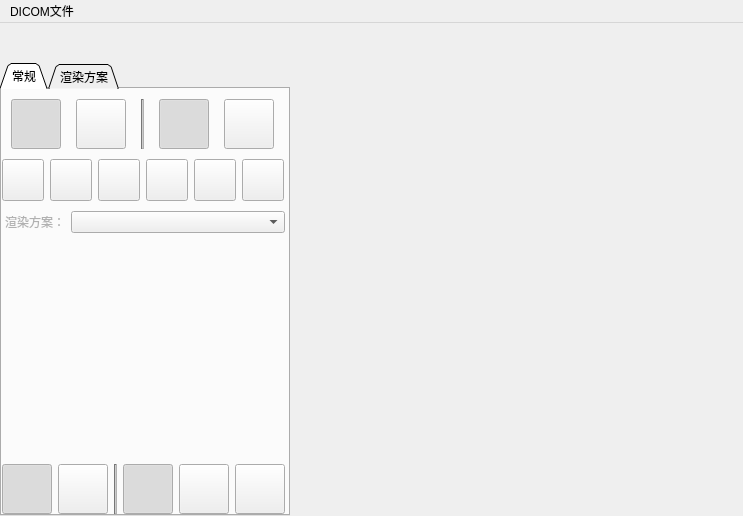
<?xml version="1.0" encoding="UTF-8"?>
<ui version="4.0">
 <class>VisionPacs_3D</class>
 <widget class="QMainWindow" name="VisionPacs_3D">
  <property name="geometry">
   <rect>
    <x>0</x>
    <y>0</y>
    <width>743</width>
    <height>516</height>
   </rect>
  </property>
  <property name="windowTitle">
   <string>VisionPacs_3D</string>
  </property>
  <property name="styleSheet">
   <string notr="true"/>
  </property>
  <widget class="QWidget" name="MainWidget">
   <property name="layoutDirection">
    <enum>Qt::LeftToRight</enum>
   </property>
   <property name="styleSheet">
    <string notr="true"/>
   </property>
   <layout class="QGridLayout" name="gridLayout">
    <property name="leftMargin">
     <number>0</number>
    </property>
    <property name="topMargin">
     <number>0</number>
    </property>
    <property name="rightMargin">
     <number>0</number>
    </property>
    <property name="bottomMargin">
     <number>0</number>
    </property>
    <property name="spacing">
     <number>0</number>
    </property>
    <item row="0" column="1" rowspan="2">
     <widget class="WorkZone" name="Workzone" native="true">
      <property name="styleSheet">
       <string notr="true"/>
      </property>
     </widget>
    </item>
    <item row="0" column="0">
     <widget class="QWidget" name="MainBar" native="true">
      <property name="minimumSize">
       <size>
        <width>0</width>
        <height>40</height>
       </size>
      </property>
      <property name="maximumSize">
       <size>
        <width>16777215</width>
        <height>16777215</height>
       </size>
      </property>
      <property name="contextMenuPolicy">
       <enum>Qt::DefaultContextMenu</enum>
      </property>
      <property name="styleSheet">
       <string notr="true"/>
      </property>
     </widget>
    </item>
    <item row="1" column="0">
     <widget class="QTabWidget" name="OperateTab">
      <property name="sizePolicy">
       <sizepolicy hsizetype="Fixed" vsizetype="Expanding">
        <horstretch>0</horstretch>
        <verstretch>0</verstretch>
       </sizepolicy>
      </property>
      <property name="minimumSize">
       <size>
        <width>290</width>
        <height>0</height>
       </size>
      </property>
      <property name="maximumSize">
       <size>
        <width>290</width>
        <height>16777215</height>
       </size>
      </property>
      <property name="autoFillBackground">
       <bool>false</bool>
      </property>
      <property name="styleSheet">
       <string notr="true"/>
      </property>
      <property name="tabShape">
       <enum>QTabWidget::Triangular</enum>
      </property>
      <property name="currentIndex">
       <number>0</number>
      </property>
      <property name="iconSize">
       <size>
        <width>16</width>
        <height>16</height>
       </size>
      </property>
      <property name="elideMode">
       <enum>Qt::ElideNone</enum>
      </property>
      <property name="documentMode">
       <bool>false</bool>
      </property>
      <property name="tabsClosable">
       <bool>false</bool>
      </property>
      <property name="movable">
       <bool>false</bool>
      </property>
      <property name="tabBarAutoHide">
       <bool>false</bool>
      </property>
      <widget class="QWidget" name="Viewer">
       <property name="styleSheet">
        <string notr="true"/>
       </property>
       <attribute name="title">
        <string>常规</string>
       </attribute>
       <layout class="QVBoxLayout" name="verticalLayout_2">
        <property name="leftMargin">
         <number>0</number>
        </property>
        <property name="topMargin">
         <number>0</number>
        </property>
        <property name="rightMargin">
         <number>0</number>
        </property>
        <property name="bottomMargin">
         <number>0</number>
        </property>
        <item>
         <layout class="QVBoxLayout" name="verticalLayout">
          <property name="spacing">
           <number>10</number>
          </property>
          <property name="topMargin">
           <number>10</number>
          </property>
          <item>
           <layout class="QHBoxLayout" name="horizontalLayout">
            <item>
             <widget class="QPushButton" name="VR_location">
              <property name="sizePolicy">
               <sizepolicy hsizetype="Fixed" vsizetype="Fixed">
                <horstretch>0</horstretch>
                <verstretch>0</verstretch>
               </sizepolicy>
              </property>
              <property name="minimumSize">
               <size>
                <width>50</width>
                <height>50</height>
               </size>
              </property>
              <property name="maximumSize">
               <size>
                <width>50</width>
                <height>50</height>
               </size>
              </property>
              <property name="toolTip">
               <string>定位</string>
              </property>
              <property name="text">
               <string/>
              </property>
              <property name="icon">
               <iconset>
                <normaloff>Image/appbar.cursor.default.png</normaloff>Image/appbar.cursor.default.png</iconset>
              </property>
              <property name="iconSize">
               <size>
                <width>60</width>
                <height>60</height>
               </size>
              </property>
              <property name="checkable">
               <bool>true</bool>
              </property>
              <property name="checked">
               <bool>true</bool>
              </property>
              <property name="autoExclusive">
               <bool>false</bool>
              </property>
              <property name="ToolButton" stdset="0">
               <bool>true</bool>
              </property>
             </widget>
            </item>
            <item>
             <widget class="QPushButton" name="VR_rotate">
              <property name="sizePolicy">
               <sizepolicy hsizetype="Fixed" vsizetype="Fixed">
                <horstretch>0</horstretch>
                <verstretch>0</verstretch>
               </sizepolicy>
              </property>
              <property name="minimumSize">
               <size>
                <width>50</width>
                <height>50</height>
               </size>
              </property>
              <property name="maximumSize">
               <size>
                <width>50</width>
                <height>50</height>
               </size>
              </property>
              <property name="toolTip">
               <string>旋转</string>
              </property>
              <property name="text">
               <string/>
              </property>
              <property name="icon">
               <iconset>
                <normaloff>Image/appbar.transform.rotate.clockwise.png</normaloff>Image/appbar.transform.rotate.clockwise.png</iconset>
              </property>
              <property name="iconSize">
               <size>
                <width>60</width>
                <height>60</height>
               </size>
              </property>
              <property name="checkable">
               <bool>true</bool>
              </property>
              <property name="autoExclusive">
               <bool>false</bool>
              </property>
              <property name="ToolButton" stdset="0">
               <bool>true</bool>
              </property>
             </widget>
            </item>
            <item>
             <widget class="Line" name="VR_line">
              <property name="styleSheet">
               <string notr="true">background-color: rgb(177, 177, 177);</string>
              </property>
              <property name="frameShadow">
               <enum>QFrame::Sunken</enum>
              </property>
              <property name="orientation">
               <enum>Qt::Vertical</enum>
              </property>
             </widget>
            </item>
            <item>
             <widget class="QPushButton" name="VR_zoom">
              <property name="sizePolicy">
               <sizepolicy hsizetype="Fixed" vsizetype="Fixed">
                <horstretch>0</horstretch>
                <verstretch>0</verstretch>
               </sizepolicy>
              </property>
              <property name="minimumSize">
               <size>
                <width>50</width>
                <height>50</height>
               </size>
              </property>
              <property name="maximumSize">
               <size>
                <width>50</width>
                <height>50</height>
               </size>
              </property>
              <property name="toolTip">
               <string>放大</string>
              </property>
              <property name="text">
               <string/>
              </property>
              <property name="icon">
               <iconset>
                <normaloff>Image/appbar.magnify.png</normaloff>Image/appbar.magnify.png</iconset>
              </property>
              <property name="iconSize">
               <size>
                <width>60</width>
                <height>60</height>
               </size>
              </property>
              <property name="checkable">
               <bool>true</bool>
              </property>
              <property name="checked">
               <bool>true</bool>
              </property>
              <property name="autoExclusive">
               <bool>false</bool>
              </property>
              <property name="ToolButton" stdset="0">
               <bool>true</bool>
              </property>
             </widget>
            </item>
            <item>
             <widget class="QPushButton" name="VR_pan">
              <property name="sizePolicy">
               <sizepolicy hsizetype="Fixed" vsizetype="Fixed">
                <horstretch>0</horstretch>
                <verstretch>0</verstretch>
               </sizepolicy>
              </property>
              <property name="minimumSize">
               <size>
                <width>50</width>
                <height>50</height>
               </size>
              </property>
              <property name="maximumSize">
               <size>
                <width>50</width>
                <height>50</height>
               </size>
              </property>
              <property name="toolTip">
               <string>移动</string>
              </property>
              <property name="text">
               <string/>
              </property>
              <property name="icon">
               <iconset>
                <normaloff>Image/appbar.cursor.move.png</normaloff>Image/appbar.cursor.move.png</iconset>
              </property>
              <property name="iconSize">
               <size>
                <width>60</width>
                <height>60</height>
               </size>
              </property>
              <property name="checkable">
               <bool>true</bool>
              </property>
              <property name="autoExclusive">
               <bool>false</bool>
              </property>
              <property name="ToolButton" stdset="0">
               <bool>true</bool>
              </property>
             </widget>
            </item>
           </layout>
          </item>
          <item>
           <layout class="QHBoxLayout" name="VROrientionHLayout">
            <item>
             <widget class="QPushButton" name="Orientation_S">
              <property name="minimumSize">
               <size>
                <width>42</width>
                <height>42</height>
               </size>
              </property>
              <property name="maximumSize">
               <size>
                <width>42</width>
                <height>42</height>
               </size>
              </property>
              <property name="text">
               <string/>
              </property>
              <property name="icon">
               <iconset>
                <normaloff>Image/100.png</normaloff>Image/100.png</iconset>
              </property>
              <property name="iconSize">
               <size>
                <width>40</width>
                <height>40</height>
               </size>
              </property>
              <property name="ToolButton" stdset="0">
               <bool>true</bool>
              </property>
             </widget>
            </item>
            <item>
             <widget class="QPushButton" name="Orientation_I">
              <property name="minimumSize">
               <size>
                <width>42</width>
                <height>42</height>
               </size>
              </property>
              <property name="maximumSize">
               <size>
                <width>42</width>
                <height>42</height>
               </size>
              </property>
              <property name="text">
               <string/>
              </property>
              <property name="icon">
               <iconset>
                <normaloff>Image/101.png</normaloff>Image/101.png</iconset>
              </property>
              <property name="iconSize">
               <size>
                <width>40</width>
                <height>40</height>
               </size>
              </property>
              <property name="ToolButton" stdset="0">
               <bool>true</bool>
              </property>
             </widget>
            </item>
            <item>
             <widget class="QPushButton" name="Orientation_A">
              <property name="minimumSize">
               <size>
                <width>42</width>
                <height>42</height>
               </size>
              </property>
              <property name="maximumSize">
               <size>
                <width>42</width>
                <height>42</height>
               </size>
              </property>
              <property name="text">
               <string/>
              </property>
              <property name="icon">
               <iconset>
                <normaloff>Image/102.png</normaloff>Image/102.png</iconset>
              </property>
              <property name="iconSize">
               <size>
                <width>60</width>
                <height>60</height>
               </size>
              </property>
              <property name="ToolButton" stdset="0">
               <bool>true</bool>
              </property>
             </widget>
            </item>
            <item>
             <widget class="QPushButton" name="Orientation_P">
              <property name="minimumSize">
               <size>
                <width>42</width>
                <height>42</height>
               </size>
              </property>
              <property name="maximumSize">
               <size>
                <width>42</width>
                <height>42</height>
               </size>
              </property>
              <property name="text">
               <string/>
              </property>
              <property name="icon">
               <iconset>
                <normaloff>Image/103.png</normaloff>Image/103.png</iconset>
              </property>
              <property name="iconSize">
               <size>
                <width>40</width>
                <height>40</height>
               </size>
              </property>
              <property name="ToolButton" stdset="0">
               <bool>true</bool>
              </property>
             </widget>
            </item>
            <item>
             <widget class="QPushButton" name="Orientation_L">
              <property name="minimumSize">
               <size>
                <width>42</width>
                <height>42</height>
               </size>
              </property>
              <property name="maximumSize">
               <size>
                <width>42</width>
                <height>42</height>
               </size>
              </property>
              <property name="text">
               <string/>
              </property>
              <property name="icon">
               <iconset>
                <normaloff>Image/104.png</normaloff>Image/104.png</iconset>
              </property>
              <property name="iconSize">
               <size>
                <width>40</width>
                <height>40</height>
               </size>
              </property>
              <property name="ToolButton" stdset="0">
               <bool>true</bool>
              </property>
             </widget>
            </item>
            <item>
             <widget class="QPushButton" name="Orientation_R">
              <property name="minimumSize">
               <size>
                <width>42</width>
                <height>42</height>
               </size>
              </property>
              <property name="maximumSize">
               <size>
                <width>42</width>
                <height>42</height>
               </size>
              </property>
              <property name="text">
               <string/>
              </property>
              <property name="icon">
               <iconset>
                <normaloff>Image/105.png</normaloff>Image/105.png</iconset>
              </property>
              <property name="iconSize">
               <size>
                <width>40</width>
                <height>40</height>
               </size>
              </property>
              <property name="ToolButton" stdset="0">
               <bool>true</bool>
              </property>
             </widget>
            </item>
           </layout>
          </item>
          <item>
           <layout class="QHBoxLayout" name="VRModeHLayout" stretch="2,8">
            <property name="leftMargin">
             <number>3</number>
            </property>
            <property name="rightMargin">
             <number>3</number>
            </property>
            <item>
             <widget class="QLabel" name="VRMode">
              <property name="styleSheet">
               <string notr="true">color: rgb(177, 177, 177);</string>
              </property>
              <property name="text">
               <string>渲染方案：</string>
              </property>
             </widget>
            </item>
            <item>
             <widget class="QComboBox" name="VRModeCBox">
              <property name="Type" stdset="0">
               <string>VRmode</string>
              </property>
             </widget>
            </item>
           </layout>
          </item>
         </layout>
        </item>
        <item>
         <spacer name="verticalSpacer">
          <property name="orientation">
           <enum>Qt::Vertical</enum>
          </property>
          <property name="sizeType">
           <enum>QSizePolicy::Expanding</enum>
          </property>
          <property name="sizeHint" stdset="0">
           <size>
            <width>20</width>
            <height>40</height>
           </size>
          </property>
         </spacer>
        </item>
        <item>
         <layout class="QHBoxLayout" name="ImgOperateHLayout">
          <item>
           <widget class="QPushButton" name="Img_location">
            <property name="sizePolicy">
             <sizepolicy hsizetype="Fixed" vsizetype="Fixed">
              <horstretch>0</horstretch>
              <verstretch>0</verstretch>
             </sizepolicy>
            </property>
            <property name="minimumSize">
             <size>
              <width>50</width>
              <height>50</height>
             </size>
            </property>
            <property name="maximumSize">
             <size>
              <width>50</width>
              <height>50</height>
             </size>
            </property>
            <property name="text">
             <string/>
            </property>
            <property name="icon">
             <iconset>
              <normaloff>Image/appbar.cursor.default.png</normaloff>Image/appbar.cursor.default.png</iconset>
            </property>
            <property name="iconSize">
             <size>
              <width>60</width>
              <height>60</height>
             </size>
            </property>
            <property name="checkable">
             <bool>true</bool>
            </property>
            <property name="checked">
             <bool>true</bool>
            </property>
            <property name="ToolButton" stdset="0">
             <bool>true</bool>
            </property>
           </widget>
          </item>
          <item>
           <widget class="QPushButton" name="Img_browser">
            <property name="sizePolicy">
             <sizepolicy hsizetype="Fixed" vsizetype="Fixed">
              <horstretch>0</horstretch>
              <verstretch>0</verstretch>
             </sizepolicy>
            </property>
            <property name="minimumSize">
             <size>
              <width>50</width>
              <height>50</height>
             </size>
            </property>
            <property name="maximumSize">
             <size>
              <width>50</width>
              <height>50</height>
             </size>
            </property>
            <property name="text">
             <string/>
            </property>
            <property name="icon">
             <iconset>
              <normaloff>Image/appbar.layer.png</normaloff>Image/appbar.layer.png</iconset>
            </property>
            <property name="iconSize">
             <size>
              <width>60</width>
              <height>60</height>
             </size>
            </property>
            <property name="checkable">
             <bool>true</bool>
            </property>
            <property name="ToolButton" stdset="0">
             <bool>true</bool>
            </property>
           </widget>
          </item>
          <item>
           <widget class="Line" name="Img_line">
            <property name="styleSheet">
             <string notr="true">background-color: rgb(177, 177, 177);</string>
            </property>
            <property name="frameShadow">
             <enum>QFrame::Sunken</enum>
            </property>
            <property name="orientation">
             <enum>Qt::Vertical</enum>
            </property>
           </widget>
          </item>
          <item>
           <widget class="QPushButton" name="Img_wl">
            <property name="sizePolicy">
             <sizepolicy hsizetype="Fixed" vsizetype="Fixed">
              <horstretch>0</horstretch>
              <verstretch>0</verstretch>
             </sizepolicy>
            </property>
            <property name="minimumSize">
             <size>
              <width>50</width>
              <height>50</height>
             </size>
            </property>
            <property name="maximumSize">
             <size>
              <width>50</width>
              <height>50</height>
             </size>
            </property>
            <property name="text">
             <string/>
            </property>
            <property name="icon">
             <iconset>
              <normaloff>Image/appbar.contrast.png</normaloff>Image/appbar.contrast.png</iconset>
            </property>
            <property name="iconSize">
             <size>
              <width>60</width>
              <height>60</height>
             </size>
            </property>
            <property name="checkable">
             <bool>true</bool>
            </property>
            <property name="checked">
             <bool>true</bool>
            </property>
            <property name="ToolButton" stdset="0">
             <bool>true</bool>
            </property>
           </widget>
          </item>
          <item>
           <widget class="QPushButton" name="Img_zoom">
            <property name="sizePolicy">
             <sizepolicy hsizetype="Fixed" vsizetype="Fixed">
              <horstretch>0</horstretch>
              <verstretch>0</verstretch>
             </sizepolicy>
            </property>
            <property name="minimumSize">
             <size>
              <width>50</width>
              <height>50</height>
             </size>
            </property>
            <property name="maximumSize">
             <size>
              <width>50</width>
              <height>50</height>
             </size>
            </property>
            <property name="text">
             <string/>
            </property>
            <property name="icon">
             <iconset>
              <normaloff>Image/appbar.magnify.png</normaloff>Image/appbar.magnify.png</iconset>
            </property>
            <property name="iconSize">
             <size>
              <width>60</width>
              <height>60</height>
             </size>
            </property>
            <property name="checkable">
             <bool>true</bool>
            </property>
            <property name="ToolButton" stdset="0">
             <bool>true</bool>
            </property>
           </widget>
          </item>
          <item>
           <widget class="QPushButton" name="Img_pan">
            <property name="sizePolicy">
             <sizepolicy hsizetype="Fixed" vsizetype="Fixed">
              <horstretch>0</horstretch>
              <verstretch>0</verstretch>
             </sizepolicy>
            </property>
            <property name="minimumSize">
             <size>
              <width>50</width>
              <height>50</height>
             </size>
            </property>
            <property name="maximumSize">
             <size>
              <width>50</width>
              <height>50</height>
             </size>
            </property>
            <property name="text">
             <string/>
            </property>
            <property name="icon">
             <iconset>
              <normaloff>Image/appbar.cursor.move.png</normaloff>Image/appbar.cursor.move.png</iconset>
            </property>
            <property name="iconSize">
             <size>
              <width>60</width>
              <height>60</height>
             </size>
            </property>
            <property name="checkable">
             <bool>true</bool>
            </property>
            <property name="ToolButton" stdset="0">
             <bool>true</bool>
            </property>
           </widget>
          </item>
         </layout>
        </item>
       </layout>
      </widget>
      <widget class="QWidget" name="RenderWidget">
       <attribute name="title">
        <string>渲染方案</string>
       </attribute>
       <layout class="QHBoxLayout" name="RenderWHLayout">
        <item>
         <layout class="QVBoxLayout" name="RenderVLayout"/>
        </item>
       </layout>
      </widget>
     </widget>
    </item>
   </layout>
  </widget>
  <widget class="QMenuBar" name="menuBar">
   <property name="geometry">
    <rect>
     <x>0</x>
     <y>0</y>
     <width>743</width>
     <height>23</height>
    </rect>
   </property>
   <widget class="QMenu" name="menuDICOM">
    <property name="title">
     <string>DICOM文件</string>
    </property>
    <addaction name="actionOpen_File"/>
    <addaction name="separator"/>
    <addaction name="actionTest"/>
   </widget>
   <addaction name="menuDICOM"/>
  </widget>
  <action name="actionOpen_File">
   <property name="text">
    <string>Open File</string>
   </property>
  </action>
  <action name="actionTest">
   <property name="text">
    <string>测试</string>
   </property>
  </action>
 </widget>
 <layoutdefault spacing="6" margin="11"/>
 <customwidgets>
  <customwidget>
   <class>WorkZone</class>
   <extends>QWidget</extends>
   <header>WorkZone.h</header>
   <container>1</container>
   <slots>
    <slot>Btn_VrOrientationClick()</slot>
    <slot>CB_VrModeChanged(QString)</slot>
   </slots>
  </customwidget>
 </customwidgets>
 <resources/>
 <connections>
  <connection>
   <sender>Orientation_S</sender>
   <signal>clicked()</signal>
   <receiver>Workzone</receiver>
   <slot>Btn_VrOrientationClick()</slot>
   <hints>
    <hint type="sourcelabel">
     <x>34</x>
     <y>179</y>
    </hint>
    <hint type="destinationlabel">
     <x>347</x>
     <y>244</y>
    </hint>
   </hints>
  </connection>
  <connection>
   <sender>Orientation_I</sender>
   <signal>clicked()</signal>
   <receiver>Workzone</receiver>
   <slot>Btn_VrOrientationClick()</slot>
   <hints>
    <hint type="sourcelabel">
     <x>93</x>
     <y>179</y>
    </hint>
    <hint type="destinationlabel">
     <x>309</x>
     <y>225</y>
    </hint>
   </hints>
  </connection>
  <connection>
   <sender>Orientation_A</sender>
   <signal>clicked()</signal>
   <receiver>Workzone</receiver>
   <slot>Btn_VrOrientationClick()</slot>
   <hints>
    <hint type="sourcelabel">
     <x>141</x>
     <y>179</y>
    </hint>
    <hint type="destinationlabel">
     <x>323</x>
     <y>217</y>
    </hint>
   </hints>
  </connection>
  <connection>
   <sender>Orientation_P</sender>
   <signal>clicked()</signal>
   <receiver>Workzone</receiver>
   <slot>Btn_VrOrientationClick()</slot>
   <hints>
    <hint type="sourcelabel">
     <x>189</x>
     <y>179</y>
    </hint>
    <hint type="destinationlabel">
     <x>422</x>
     <y>211</y>
    </hint>
   </hints>
  </connection>
  <connection>
   <sender>Orientation_L</sender>
   <signal>clicked()</signal>
   <receiver>Workzone</receiver>
   <slot>Btn_VrOrientationClick()</slot>
   <hints>
    <hint type="sourcelabel">
     <x>237</x>
     <y>179</y>
    </hint>
    <hint type="destinationlabel">
     <x>428</x>
     <y>251</y>
    </hint>
   </hints>
  </connection>
  <connection>
   <sender>Orientation_R</sender>
   <signal>clicked()</signal>
   <receiver>Workzone</receiver>
   <slot>Btn_VrOrientationClick()</slot>
   <hints>
    <hint type="sourcelabel">
     <x>277</x>
     <y>139</y>
    </hint>
    <hint type="destinationlabel">
     <x>477</x>
     <y>167</y>
    </hint>
   </hints>
  </connection>
  <connection>
   <sender>VRModeCBox</sender>
   <signal>currentIndexChanged(QString)</signal>
   <receiver>Workzone</receiver>
   <slot>CB_VrModeChanged(QString)</slot>
   <hints>
    <hint type="sourcelabel">
     <x>112</x>
     <y>202</y>
    </hint>
    <hint type="destinationlabel">
     <x>351</x>
     <y>353</y>
    </hint>
   </hints>
  </connection>
 </connections>
</ui>
